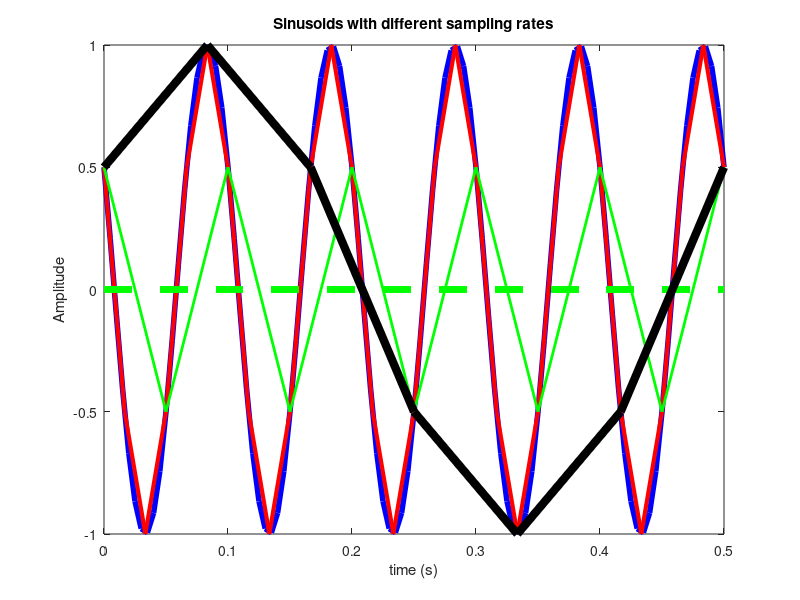

Recreate this plot in MATLAB.
clc
clear all

%Incorrect Sampling
fs = [200, 60, 20, 20, 12];
phase = [pi/3, pi/3, pi/3, pi/2, pi/3];
c = 1;

while (c < 6)
    t = 0:(1/fs(c)):0.5; %n = linspace(0,fo(c),1000);
    x = cos((2*pi*10.*t) + phase(c));
    figure(1);
    if c == 1
        plot(t,x,'b','LineWidth',4); hold on
    elseif c == 2
        plot(t,x,'r','LineWidth',3); hold on
    elseif c == 3
        plot(t,x,'g','LineWidth',2); hold on
    elseif c == 4
        plot(t,x,'--g','LineWidth',5); hold on
    else
        plot(t,x,'k','LineWidth',6); hold on
    end
    
    title('Sinusoids with different sampling rates');
    xlabel('time (s)');
    ylabel('Amplitude');
    c = c+1;
end